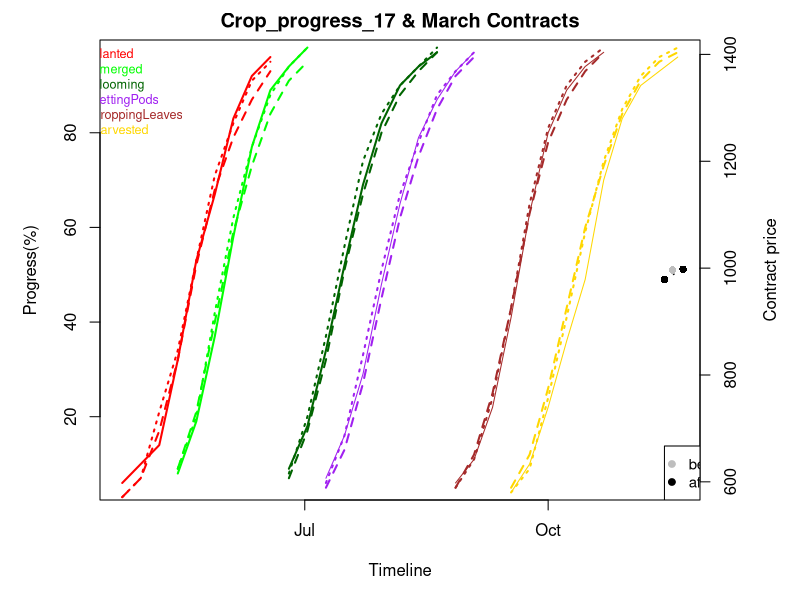
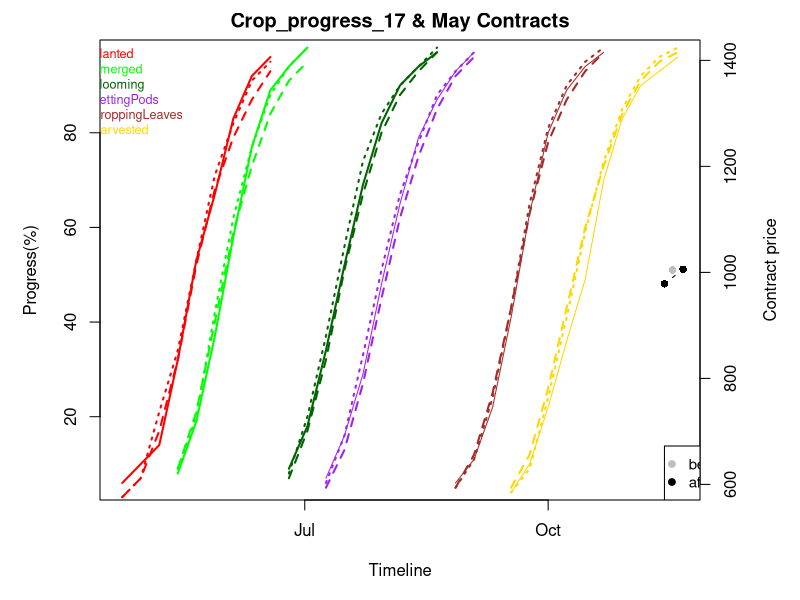
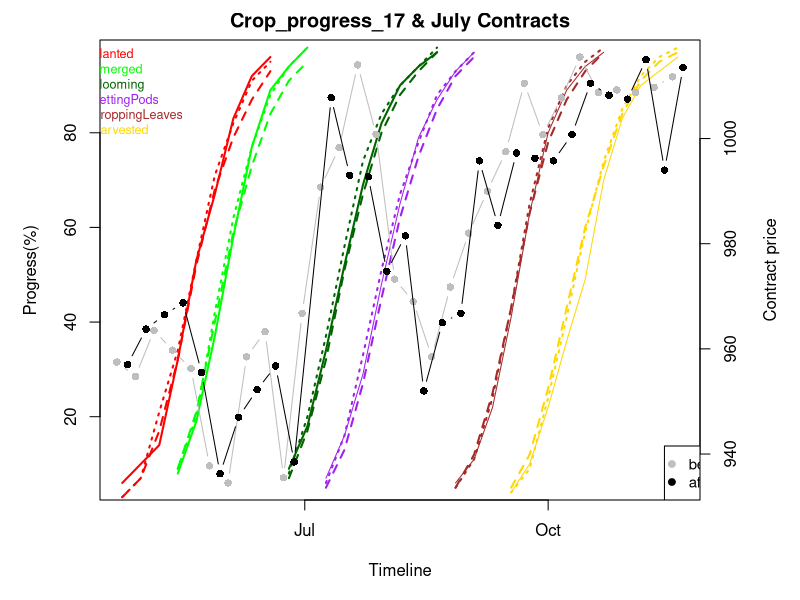
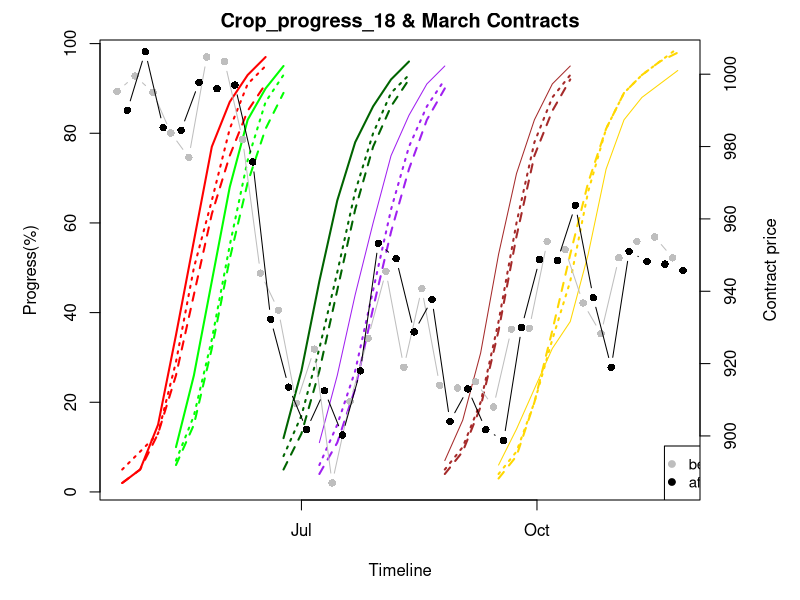
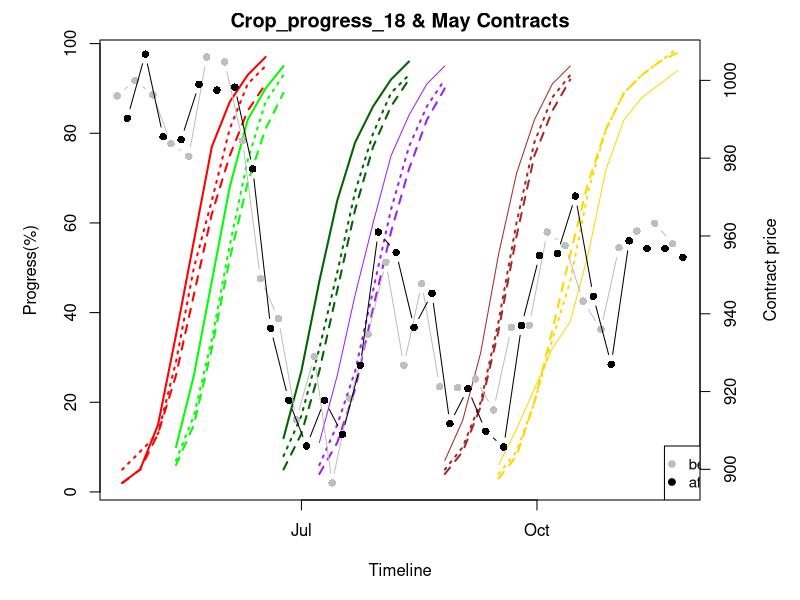
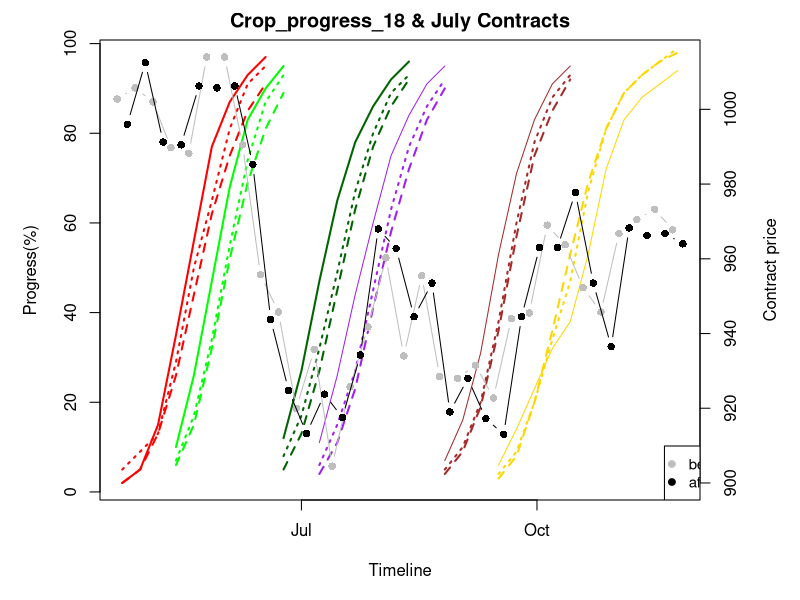
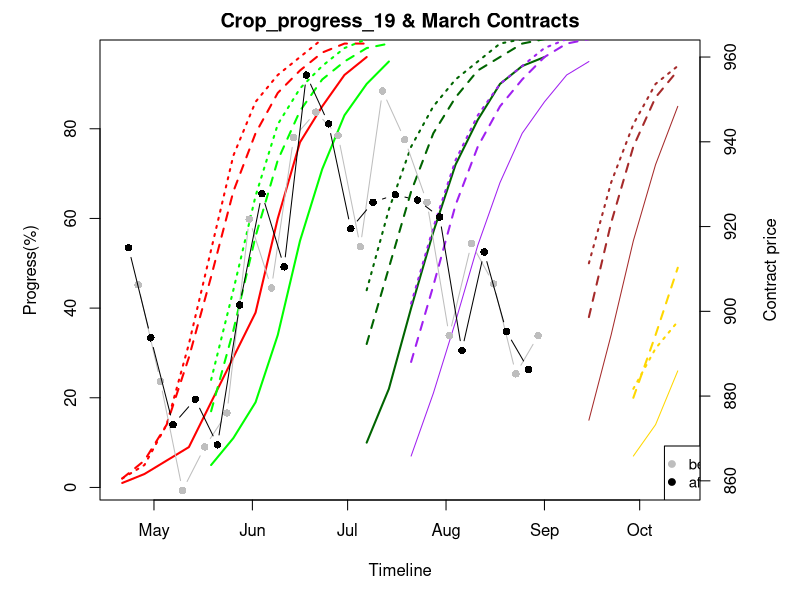
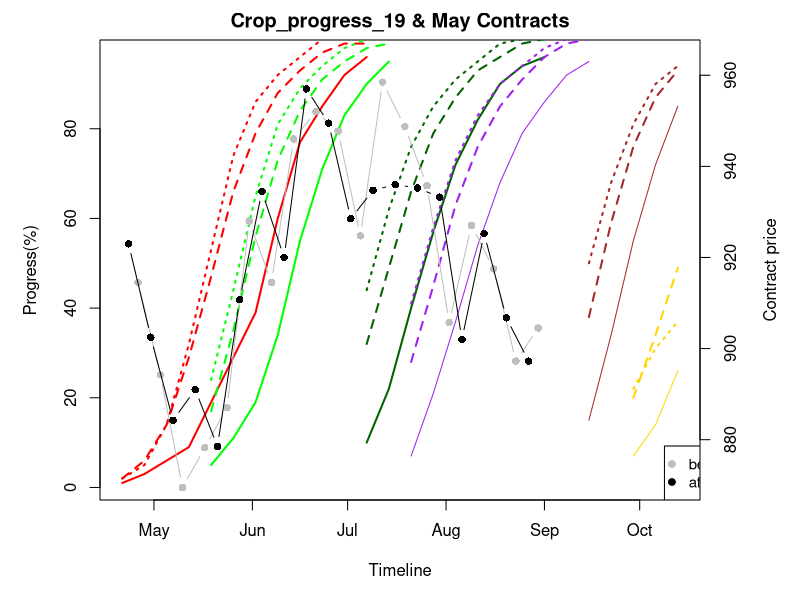

Write R code to recreate these figures, in order. (Note: this script raises an error after producing the figures.)
library(ggplot2)
library(scales)
# Crop Progress percentage data
setwd(dirname(rstudioapi::getSourceEditorContext()$path)) # set the working directory
crop_progress_17 <- read.csv(file = 'SOYBEANS-CropProgress-2017.csv', header = TRUE, sep = ',')
crop_progress_18 <- read.csv(file = 'SOYBEANS-CropProgress-2018.csv', header = TRUE, sep = ',')
crop_progress_19 <- read.csv(file = 'SOYBEANS-CropProgress-2019.csv', header = TRUE, sep = ',')
crop_progress_17$WEEK.ENDING <- as.Date(crop_progress_17$WEEK.ENDING, "%Y-%m-%d")
crop_progress_18$WEEK.ENDING <- as.Date(crop_progress_18$WEEK.ENDING, "%Y-%m-%d")
crop_progress_19$WEEK.ENDING <- as.Date(crop_progress_19$WEEK.ENDING, "%Y-%m-%d")
crop_progress <- rbind(crop_progress_17[-c(2:5,7)], crop_progress_18[-c(2:5,7)], crop_progress_19[-c(2:5,7)])
crop_progress$WEEK.ENDING <- as.Date(crop_progress$WEEK.ENDING, "%Y-%m-%d")
# Contracts price
library(readxl)
ContractsforJuly2020 <- read_excel("ActiveSoybeanContractsforJuly2020.CSV", skip = 3)
ContractsforMarch2020 <- read_excel("ActiveSoybeanContractsForMarch2020.CSV", skip = 3)
ContractsforMay2020 <- read_excel("ActiveSoybeanContractsForMay2020.CSV", skip = 3)
ContractsforJuly2020$Date <- as.Date(ContractsforJuly2020$Date, "%Y-%m-%d")
ContractsforMarch2020$Date <- as.Date(ContractsforMarch2020$Date, "%Y-%m-%d")
ContractsforMay2020$Date <- as.Date(ContractsforMay2020$Date, "%Y-%m-%d")


# diff across rows
group_diff <- function(df){
   tmp <- apply(df[-c(1:8)], MARGIN = 2, FUN = function(x) diff(x))
   tmp
 }
crop_progress_17_diff <- group_diff(crop_progress_17)
crop_progress_18_diff <- group_diff(crop_progress_18)
crop_progress_19_diff <- group_diff(crop_progress_19)


# plot by graphics in base
plt <- function(df1_progress, df2_contracts) {
  date_1 <- df1_progress$WEEK.ENDING - 2
  date_2 <- df1_progress$WEEK.ENDING + 2
  price_1 <- df2_contracts[df2_contracts$Date %in% date_1, ]
  price_2 <- df2_contracts[df2_contracts$Date %in% date_2, ]
  table = df1_progress
  par(mar = c(5,5,2,5))
  plot(table$WEEK.ENDING,table$PROGRESS.in.PCT.PLANTED,type="l",col="red", lwd = 2, xlab = 'Timeline', ylab = 'Progress(%)')
  text = c('Planted', 'Emerged', 'Blooming', 'SettingPods', 'DroppingLeaves', 'Harvested')
  color = c('red','green','darkgreen','purple','brown','gold')
  legend(x = as.Date('2017-04-01'), y = 100,  legend = text, text.width = strwidth(text)[5]/100,
         col = color,lty = 1, bty= "n",
         cex = 0.76, seg.len=0.4, text.col = color)
  lines(table$WEEK.ENDING,table$PROGRESS..5.YEAR.AVG.in.PCT.PLANTED,lty = 2,col="red", lwd = 2)
  lines(table$WEEK.ENDING,table$PROGRESS..PREVIOUS.YEAR.in.PCT.PLANTED,lty = 3,col="red", lwd = 2)
  lines(table$WEEK.ENDING,table$PROGRESS.in.PCT.EMERGED,col="green", lwd = 2)
  lines(table$WEEK.ENDING,table$PROGRESS..5.YEAR.AVG.in.PCT.EMERGED,lty = 2,col="green", lwd = 2)
  lines(table$WEEK.ENDING,table$PROGRESS..PREVIOUS.YEAR.in.PCT.EMERGED,lty = 3,col="green", lwd = 2)
  lines(table$WEEK.ENDING,table$PROGRESS.in.PCT.BLOOMING,col="darkgreen", lwd = 2)
  lines(table$WEEK.ENDING,table$PROGRESS..5.YEAR.AVG.in.PCT.BLOOMING,lty = 2,col="darkgreen", lwd = 2)
  lines(table$WEEK.ENDING,table$PROGRESS..PREVIOUS.YEAR.in.PCT.BLOOMING,lty = 3, col="darkgreen", lwd = 2)
  lines(table$WEEK.ENDING,table$PROGRESS.in.PCT.SETTING.PODS,col="purple")
  lines(table$WEEK.ENDING,table$PROGRESS..5.YEAR.AVG.in.PCT.SETTING.PODS,lty = 2,col="purple", lwd = 2)
  lines(table$WEEK.ENDING,table$PROGRESS..PREVIOUS.YEAR.in.PCT.SETTING.PODS,lty = 3, col="purple", lwd = 2)
  lines(table$WEEK.ENDING,table$PROGRESS.in.PCT.DROPPING.LEAVES,col="brown")
  lines(table$WEEK.ENDING,table$PROGRESS..5.YEAR.AVG.in.PCT.DROPPING.LEAVES,lty = 2,col="brown", lwd = 2)
  lines(table$WEEK.ENDING,table$PROGRESS..PREVIOUS.YEAR.in.PCT.DROPPING.LEAVES,lty = 3, col="brown", lwd = 2)
  lines(table$WEEK.ENDING,table$PROGRESS.in.PCT.HARVESTED,col="gold")
  lines(table$WEEK.ENDING,table$PROGRESS..5.YEAR.AVG.in.PCT.HARVESTED, lty = 2,col="gold", lwd = 2)
  lines(table$WEEK.ENDING,table$PROGRESS..PREVIOUS.YEAR.in.PCT.HARVESTED, lty = 3, col="gold", lwd = 2)
  par(new = T)
  plot(price_1$Date, price_1$Close, pch=16, axes = F , type = 'b', xlim = range(table$WEEK.ENDING), ylim = range(price_1$Open), xlab=NA, ylab=NA, col = 'grey')
  lines(price_2$Date, price_2$Close, pch=16, axes = F, type = 'b', xlim = range(table$WEEK.ENDING), ylim = range(price_2$Open), xlab=NA, ylab=NA)
  mtext(side = 4, line = 3, 'Contract price')
  axis(side = 4) #add a right axis
  text = c('before', 'after')
  legend('bottomright', legend = text, lwd = 1, col = c('grey','black'), text.width = strwidth(text)[1]/10, 
         pch = 19, cex = 0.9, seg.len=0.5)
}
{plt(df1_progress = crop_progress_17, df2_contracts = ContractsforMarch2020)
title("Crop_progress_17 & March Contracts")
plt(df1_progress = crop_progress_17, df2_contracts = ContractsforMay2020)
title("Crop_progress_17 & May Contracts")
plt(df1_progress = crop_progress_17, df2_contracts = ContractsforJuly2020)
title("Crop_progress_17 & July Contracts")
plt(df1_progress = crop_progress_18, df2_contracts = ContractsforMarch2020)
title("Crop_progress_18 & March Contracts")
plt(df1_progress = crop_progress_18, df2_contracts = ContractsforMay2020)
title("Crop_progress_18 & May Contracts")
plt(df1_progress = crop_progress_18, df2_contracts = ContractsforJuly2020)
title("Crop_progress_18 & July Contracts")
plt(df1_progress = crop_progress_19, df2_contracts = ContractsforMarch2020)
title("Crop_progress_19 & March Contracts")
plt(df1_progress = crop_progress_19, df2_contracts = ContractsforMay2020)
title("Crop_progress_19 & May Contracts")
plt(df1_progress = crop_progress_19, df2_contracts = ContractsforJuly2020)
title("Crop_progress_19 & July Contracts") }


# plot by ggplot2
plt_pretty <- function(df1_progress, df2_contracts){
  # Close prices of last business day and the following business day
  date_1 <- df1_progress$WEEK.ENDING - 2
  date_2 <- df1_progress$WEEK.ENDING + 2
  price_1 <- df2_contracts[df2_contracts$Date %in% date_1, 'Close']
  price_2 <- df2_contracts[df2_contracts$Date %in% date_2, 'Close']
  tmp1 <- cbind(Date = date_1, Close = price_1)
  tmp2 <- cbind(Date = df2_contracts[df2_contracts$Date %in% date_2, "Date"], Close = price_2) # pair the date in records
  gap1 <- max(tmp1$Close) - min(tmp1$Close)
  gap2 <- max(tmp2$Close) - min(tmp2$Close)
  
  ggplot(data = df1_progress) + 
    geom_point(data = tmp1,aes(x = Date, y = (Close - min(tmp1$Close)) * 100/gap1, alpha = 'Before')) + 
    geom_line(data = tmp1,aes(x = Date, y = (Close - min(tmp1$Close)) * 100/gap1, alpha = 'Before')) + 
    geom_point(data = tmp2,aes(x = Date, y = (Close - min(tmp2$Close)) * 100/gap2, alpha = 'After')) + 
    geom_line(data = tmp2,aes(x = Date, y = (Close - min(tmp2$Close)) * 100/gap2, alpha = 'After')) + 
    geom_line(aes(x = WEEK.ENDING,y = PROGRESS.in.PCT.PLANTED, colour = "Planted", linetype = 'Current Year')) +
    geom_line(aes(x = WEEK.ENDING,y = PROGRESS.in.PCT.PLANTED, colour = "Planted", linetype = 'Current Year')) + 
    geom_line(aes(x = WEEK.ENDING,y = PROGRESS..5.YEAR.AVG.in.PCT.PLANTED, colour = "Planted", linetype = '5 Years Average')) + 
    geom_line(aes(x = WEEK.ENDING,y = PROGRESS..PREVIOUS.YEAR.in.PCT.PLANTED, colour = "Planted", linetype = 'Previous Year')) + 
    geom_line(aes(x = WEEK.ENDING,y = PROGRESS.in.PCT.EMERGED, colour = "Emerged", linetype = 'Current Year')) + 
    geom_line(aes(x = WEEK.ENDING,y = PROGRESS..5.YEAR.AVG.in.PCT.EMERGED, colour = "Emerged", linetype = '5 Years Average')) + 
    geom_line(aes(x = WEEK.ENDING,y = PROGRESS..PREVIOUS.YEAR.in.PCT.EMERGED, colour = "Emerged", linetype = 'Previous Year')) + 
    geom_line(aes(x = WEEK.ENDING,y = PROGRESS.in.PCT.BLOOMING, colour = "Blooming", linetype = 'Current Year')) + 
    geom_line(aes(x = WEEK.ENDING,y = PROGRESS..5.YEAR.AVG.in.PCT.BLOOMING, colour = "Blooming", linetype = '5 Years Average')) + 
    geom_line(aes(x = WEEK.ENDING,y = PROGRESS..PREVIOUS.YEAR.in.PCT.BLOOMING, colour = "Blooming", linetype = 'Previous Year')) + 
    geom_line(aes(x = WEEK.ENDING,y = PROGRESS.in.PCT.SETTING.PODS, colour = "Setting Pods", linetype = 'Current Year')) + 
    geom_line(aes(x = WEEK.ENDING,y = PROGRESS..5.YEAR.AVG.in.PCT.SETTING.PODS, colour = "Setting Pods", linetype = '5 Years Average')) + 
    geom_line(aes(x = WEEK.ENDING,y = PROGRESS..PREVIOUS.YEAR.in.PCT.SETTING.PODS, colour = "Setting Pods", linetype = 'Previous Year')) + 
    geom_line(aes(x = WEEK.ENDING,y = PROGRESS.in.PCT.DROPPING.LEAVES, colour = "Dropping leaves", linetype = 'Current Year')) + 
    geom_line(aes(x = WEEK.ENDING,y = PROGRESS..5.YEAR.AVG.in.PCT.DROPPING.LEAVES, colour = "Dropping leaves", linetype = '5 Years Average')) + 
    geom_line(aes(x = WEEK.ENDING,y = PROGRESS..PREVIOUS.YEAR.in.PCT.DROPPING.LEAVES, colour = "Dropping leaves", linetype = 'Previous Year')) + 
    geom_line(aes(x = WEEK.ENDING,y = PROGRESS.in.PCT.HARVESTED, colour = "Harvested", linetype = 'Current Year')) +
    geom_line(aes(x = WEEK.ENDING,y = PROGRESS..5.YEAR.AVG.in.PCT.HARVESTED, colour = "Harvested", linetype = '5 Years Average')) + 
    geom_line(aes(x = WEEK.ENDING,y = PROGRESS..PREVIOUS.YEAR.in.PCT.HARVESTED, colour = "Harvested", linetype = 'Previous Year')) +
    scale_x_date(name = "Time", date_breaks = "2 weeks", date_labels = "%m-%d") +
    scale_y_continuous("Crop Progress in percentage", sec.axis = sec_axis(~ (. * gap1 /100) + min(tmp1$Close) ,breaks = function(x) pretty(x, n=10),  name = "Price")) +
    scale_linetype_manual("Variabler",values=c("Current Year"=1, "5 Years Average" = 2, "Previous Year" = 3)) +
    scale_color_manual("Stage",values = c("brown","darkgreen","green","gold","red","purple")) + 
    scale_alpha_manual("Price before/after the report", values = c(1, 1/5)) + 
    theme_bw() + coord_fixed()
}
plt_pretty(df1_progress = crop_progress_17, df2_contracts = ContractsforMarch2020) + labs(title = "Crop_progress_17 vs March Contract price")
plt_pretty(df1_progress = crop_progress_17, df2_contracts = ContractsforMay2020) + labs(title = "Crop_progress_17 vs May Contract price")
plt_pretty(df1_progress = crop_progress_17, df2_contracts = ContractsforJuly2020) + labs(title = "Crop_progress_17 vs July Contract price")
plt_pretty(df1_progress = crop_progress_18, df2_contracts = ContractsforMarch2020) + labs(title = "Crop_progress_18 vs March Contract price")
plt_pretty(df1_progress = crop_progress_18, df2_contracts = ContractsforMay2020) + labs(title = "Crop_progress_18 vs May Contract price")
plt_pretty(df1_progress = crop_progress_18, df2_contracts = ContractsforJuly2020) + labs(title = "Crop_progress_18 vs July Contract price")
plt_pretty(df1_progress = crop_progress_19, df2_contracts = ContractsforMarch2020) + labs(title = "Crop_progress_19 vs March Contract price")
plt_pretty(df1_progress = crop_progress_19, df2_contracts = ContractsforMay2020) + labs(title = "Crop_progress_19 vs May Contract price")
plt_pretty(df1_progress = crop_progress_19, df2_contracts = ContractsforJuly2020) + labs(title = "Crop_progress_19 vs July Contract price")
